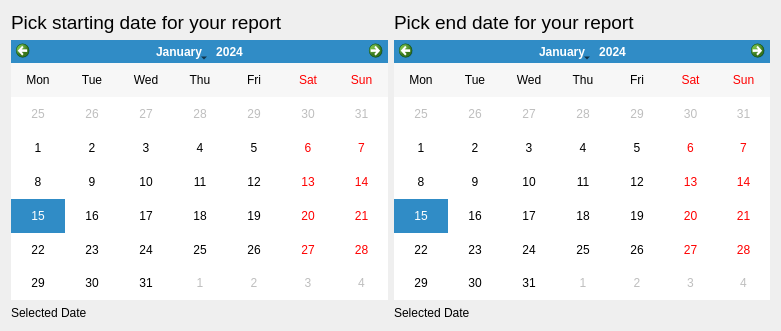
<?xml version="1.0" encoding="UTF-8"?>
<ui version="4.0">
 <class>Form</class>
 <widget class="QWidget" name="Form">
  <property name="geometry">
   <rect>
    <x>0</x>
    <y>0</y>
    <width>781</width>
    <height>331</height>
   </rect>
  </property>
  <property name="windowTitle">
   <string>Form</string>
  </property>
  <layout class="QGridLayout" name="gridLayout">
   <item row="0" column="0">
    <widget class="QLabel" name="title_start">
     <property name="font">
      <font>
       <pointsize>14</pointsize>
      </font>
     </property>
     <property name="text">
      <string>Pick starting date for your report</string>
     </property>
    </widget>
   </item>
   <item row="0" column="1">
    <widget class="QLabel" name="title_end">
     <property name="font">
      <font>
       <pointsize>14</pointsize>
      </font>
     </property>
     <property name="text">
      <string>Pick end date for your report</string>
     </property>
    </widget>
   </item>
   <item row="1" column="0">
    <widget class="QCalendarWidget" name="calendar_start">
     <property name="gridVisible">
      <bool>false</bool>
     </property>
     <property name="verticalHeaderFormat">
      <enum>QCalendarWidget::NoVerticalHeader</enum>
     </property>
    </widget>
   </item>
   <item row="1" column="1">
    <widget class="QCalendarWidget" name="calendar_end">
     <property name="verticalHeaderFormat">
      <enum>QCalendarWidget::NoVerticalHeader</enum>
     </property>
     <property name="navigationBarVisible">
      <bool>true</bool>
     </property>
     <property name="dateEditEnabled">
      <bool>true</bool>
     </property>
    </widget>
   </item>
   <item row="2" column="0">
    <widget class="QLabel" name="label_start">
     <property name="text">
      <string>Selected Date</string>
     </property>
    </widget>
   </item>
   <item row="2" column="1">
    <widget class="QLabel" name="label_end">
     <property name="text">
      <string>Selected Date</string>
     </property>
    </widget>
   </item>
  </layout>
 </widget>
 <resources/>
 <connections/>
</ui>
